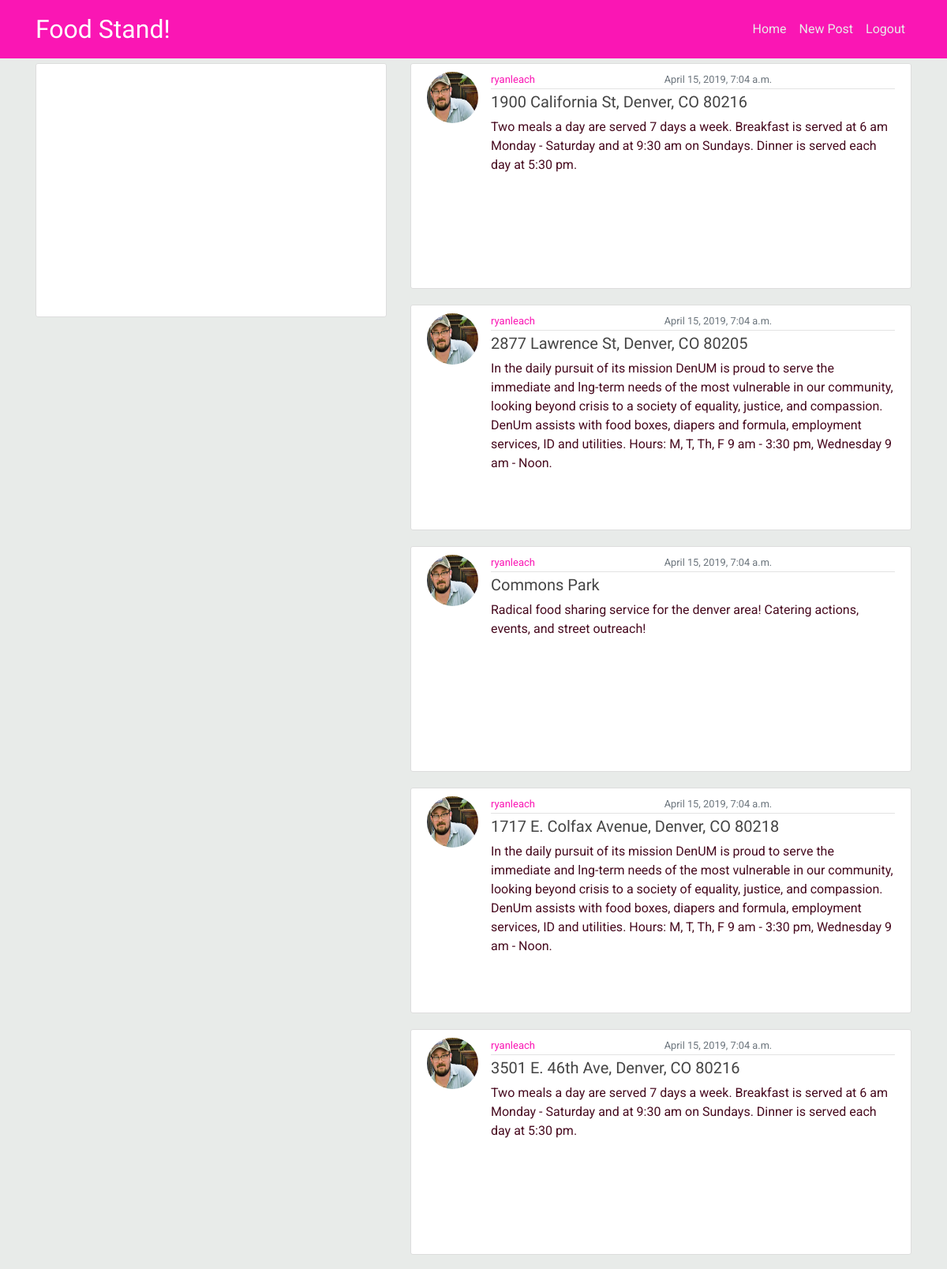
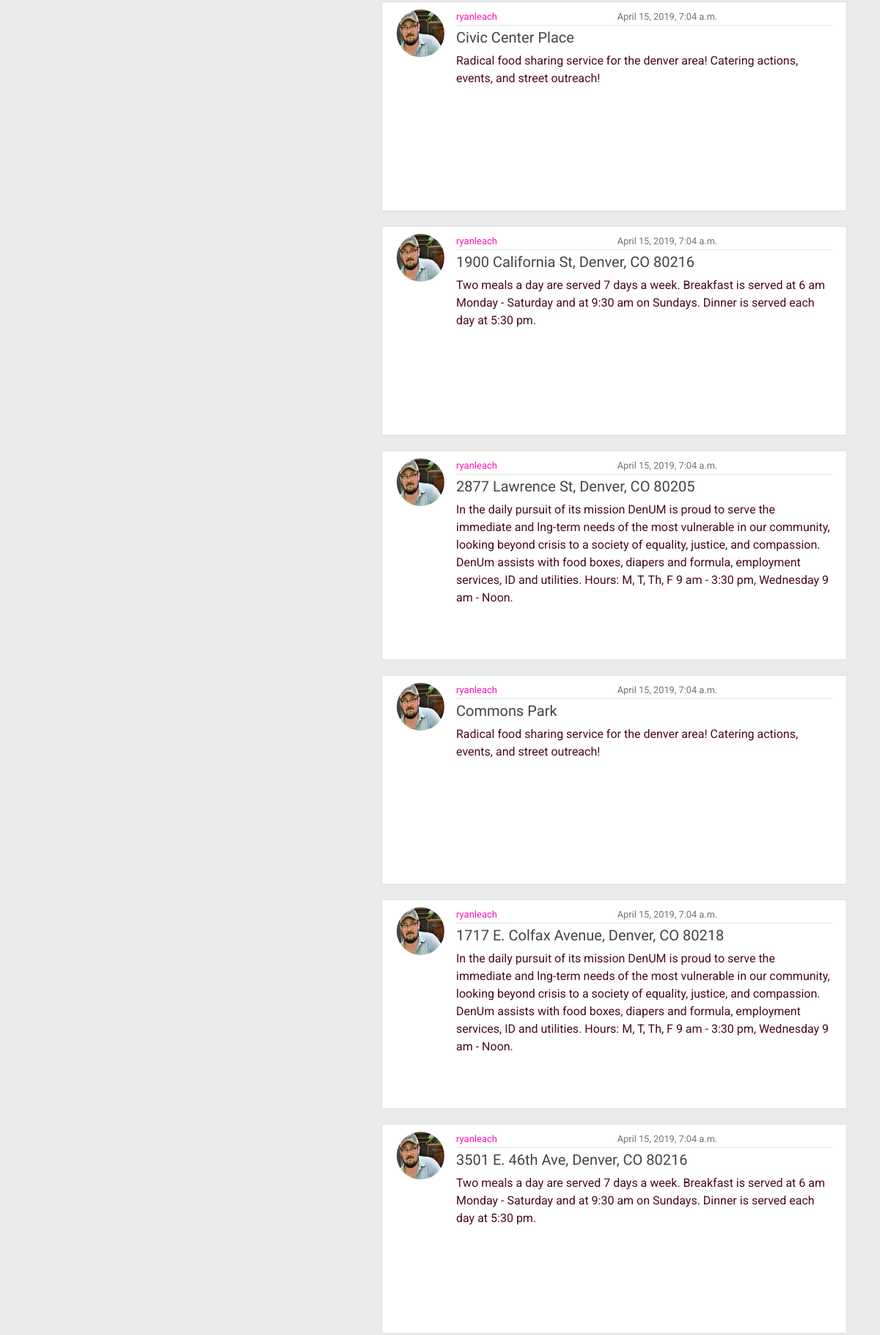
/distros/ (signed in, upper part), run on the app's committed database (2 pictures, top to bottom).
### distros/models.py (models this page shows, shortened)
class Post(models.Model):
  site = models.CharField(max_length=100)
  address = models.CharField(max_length=100)
  lat = models.FloatField()
  lng = models.FloatField()
  info = models.TextField()
  start_time = models.DateTimeField(auto_now=False)
  author = models.ForeignKey(User, on_delete=models.CASCADE)
  image = models.ImageField(blank=True)

### register/models.py (models this page shows, shortened)
class Profile(models.Model):
  user = models.OneToOneField(User, on_delete=models.CASCADE)
  image = models.ImageField(default='default.jpg', upload_to='profile_pics')

### distros/views.py (the view)
# urls.py: path('', PostListView.as_view(), name='distros-home'),
class PostListView(ListView):
  model = Post
  template_name = 'distros/home.html'
  context_object_name = 'distroSites'
  ordering = ['-start_time']

### distros/templates/distros/home.html
{% extends 'distros/base.html' %}
{% block content %}
  <div class="row">
    <div class="col-md-5">
      <div class="content-section">
        <div id='map' style='width: 100%; min-height: 300px;'></div>
      </div>
    </div>
  <div class="col-md-7">
  {% for distro in distroSites %}
    <article class="media content-section">
      <img class='rounded-circle article-img' src='{{ user.profile.image.url }}'>
      <div class="media-body">
        <div class="article-metadata">
          <a class="mr-2" href="#">{{ distro.author }}</a>
          <small class="text-muted">{{ distro.start_time }}</small>
        </div>
        <h5><a class="article-title"
            href="{{distro.pk}}/">{{ distro.address }}</a></h5>
        <p class="article-content">{{ distro.info }}</p>
      </div>
    </article>
  {% endfor %}
{% endblock content %}

### distros/templates/distros/base.html (shortened to what this page needs)
{% load static %}
<!DOCTYPE html>
<html lang="en">
<head>
  <link rel="stylesheet" href="https://maxcdn.bootstrapcdn.com/bootstrap/4.0.0/css/bootstrap.min.css"
>
  <link rel="stylesheet" type="text/css" href="{% static 'distros/main.css' %}">
</head>
<body>
  <header class="site-header">
    <nav class="navbar navbar-expand-md navbar-dark bg-steel fixed-top">
      <div class="container">
        <a class="navbar-brand mr-4" href="/">Food Stand!</a>
        <div class="collapse navbar-collapse" id="navbarToggle">
          <div class="navbar-nav">
            <a class="nav-item nav-link" href="/">Home</a>
            {% if user.is_authenticated %}
            <a class="nav-item nav-link" href="{% url 'post-create' %}">New Post</a>
            <a class="nav-item nav-link" href="{% url 'logout' %}">Logout</a>
            {% else %}
            <a class="nav-item nav-link" href="{% url 'login' %}">Login</a>
            <a class="nav-item nav-link" href="{% url 'register' %}">Register</a>
            {% endif %}
          </div>
        </div>
      </div>
    </nav>
  </header>
  <main role="main" class="container">
    {% block content %}{% endblock %}
    </div>
    </div>
  </main>
</body>
</html>

### distros/static/distros/main.css (style rules this page uses)
body { background: #E8EBE9; color: #470A1F; margin-top: 5rem; font-family: 'Roboto', sans-serif; }
h1, h2, h3, h4, h5, h6 { color: #470A1F; font-family: 'Special Elite', cursive; }
.bg-steel { background-color: #FA16B4; }
.site-header .navbar-nav .nav-link { color: #E8EBE9; }
.navbar-brand { display: flex; font-family: 'Special Elite', cursive; font-size: 2em; }
.text-muted { display: flex; overflow: none; width: 100%; justify-content: center; }
a { color: #FA16B4 }
.content-section { width: 100%; background: #ffffff; padding: 10px 20px; border: 1px solid #dddddd; border-radius: 3px; margin-bottom: 20px; justify-content: center; }
.article-title { color: #444444; }
.article-content { white-space: wrap; width: 100%; height: 50%; text-overflow: ellipsis; }
.article-img { height: 65px; width: 65px; margin-right: 16px; }
.article-metadata { display: flex; padding-bottom: 1px; margin-bottom: 4px; border-bottom: 1px solid #e3e3e3 }
.media-body { height: 33vh; overflow: hidden; }
.mr-2 { font-size: 13px; }

### data on the page
Post: profile.image (picture), author "ryanleach", start_time "April 15, 2019, 7:04 a.m.", address "1900 California St, Denver, CO 80216", info "Two meals a day are served 7 days a week. Breakfast is served at 6 am Monday - Saturday and at 9:30 am on Sundays. Dinner is served each day at 5:30 pm."
Post: profile.image (picture), author "ryanleach", start_time "April 15, 2019, 7:04 a.m.", address "2877 Lawrence St, Denver, CO 80205", info "In the daily pursuit of its mission DenUM is proud to serve the immediate and lng-term needs of the most vulnerable in our community, looking beyond crisis to a society of equality, justice, and compassion. DenUm assists with food boxes, diapers and formula, employment services, ID and utilities. Hours: M, T, Th, F 9 am - 3:30 pm, Wednesday 9 am - Noon."
Post: profile.image (picture), author "ryanleach", start_time "April 15, 2019, 7:04 a.m.", address "Commons Park", info "Radical food sharing service for the denver area! Catering actions, events, and street outreach!"
Post: profile.image (picture), author "ryanleach", start_time "April 15, 2019, 7:04 a.m.", address "1717 E. Colfax Avenue, Denver, CO 80218", info "In the daily pursuit of its mission DenUM is proud to serve the immediate and lng-term needs of the most vulnerable in our community, looking beyond crisis to a society of equality, justice, and compassion. DenUm assists with food boxes, diapers and formula, employment services, ID and utilities. Hours: M, T, Th, F 9 am - 3:30 pm, Wednesday 9 am - Noon."
Post: profile.image (picture), author "ryanleach", start_time "April 15, 2019, 7:04 a.m.", address "3501 E. 46th Ave, Denver, CO 80216", info "Two meals a day are served 7 days a week. Breakfast is served at 6 am Monday - Saturday and at 9:30 am on Sundays. Dinner is served each day at 5:30 pm."
Post: profile.image (picture), author "ryanleach", start_time "April 15, 2019, 7:04 a.m.", address "Civic Center Place", info "Radical food sharing service for the denver area! Catering actions, events, and street outreach!"
Post: profile.image (picture), author "ryanleach", start_time "April 15, 2019, 7:04 a.m.", address "1900 California St, Denver, CO 80216", info "Two meals a day are served 7 days a week. Breakfast is served at 6 am Monday - Saturday and at 9:30 am on Sundays. Dinner is served each day at 5:30 pm."
Post: profile.image (picture), author "ryanleach", start_time "April 15, 2019, 7:04 a.m.", address "2877 Lawrence St, Denver, CO 80205", info "In the daily pursuit of its mission DenUM is proud to serve the immediate and lng-term needs of the most vulnerable in our community, looking beyond crisis to a society of equality, justice, and compassion. DenUm assists with food boxes, diapers and formula, employment services, ID and utilities. Hours: M, T, Th, F 9 am - 3:30 pm, Wednesday 9 am - Noon."
Post: profile.image (picture), author "ryanleach", start_time "April 15, 2019, 7:04 a.m.", address "Commons Park", info "Radical food sharing service for the denver area! Catering actions, events, and street outreach!"
Post: profile.image (picture), author "ryanleach", start_time "April 15, 2019, 7:04 a.m.", address "1717 E. Colfax Avenue, Denver, CO 80218", info "In the daily pursuit of its mission DenUM is proud to serve the immediate and lng-term needs of the most vulnerable in our community, looking beyond crisis to a society of equality, justice, and compassion. DenUm assists with food boxes, diapers and formula, employment services, ID and utilities. Hours: M, T, Th, F 9 am - 3:30 pm, Wednesday 9 am - Noon."
Post: profile.image (picture), author "ryanleach", start_time "April 15, 2019, 7:04 a.m.", address "3501 E. 46th Ave, Denver, CO 80216", info "Two meals a day are served 7 days a week. Breakfast is served at 6 am Monday - Saturday and at 9:30 am on Sundays. Dinner is served each day at 5:30 pm."
